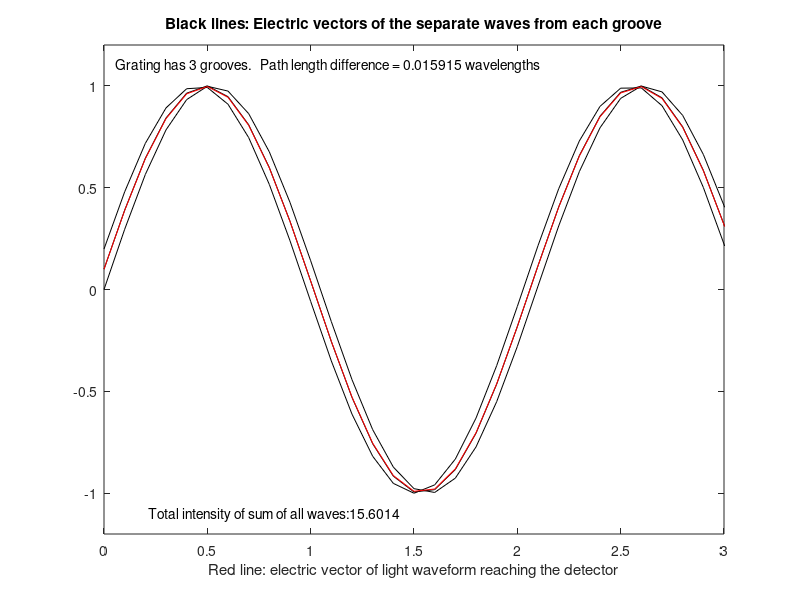

Write the MATLAB code that produced this figure. (Note: this script raises an error after producing the figure.)
% Interactive simulation of a diffraction grating spectrum.
% A diffraction grating with N grooves is illuminated by monochromatic light. 
% When viewed at an angle, the reflections from each groove are slightly 
% phase shifted by small path length differences.  When these reflections
% are all added up, a diffraction pattern emerges that shows intensity maxima
% whenever the path length difference is an integral number of wavelengths 
% (called the "order"), thereby resulting in constructive interference. If
% the number of grooves is large anough, these maxima are very sharp and
% the intensity is nearly zero everywhere else.
% Sliders on the graph allow you to adjust the path length difference 
% between adjacent grooves (pld) and the number of grooves (N).
% Calls Interference1 and Interference2 as functions when sliders are
% adjusted.

global N 
global pld  

N = 3;  % Number of grooves in the grating
pld = .1;  % Path Length Difference between replections from adjacent grooves
maxpld=14; % Maximum value of pld slider (you can change this if desired)
maxN=100;  % Maximum value of N slider  (you can change this if desired)

close
figure(1);
clf
h=figure(1);
x=[0:.1:pi];  % x-axis for plot
z=zeros(size(x));
a=0;
clear S
  for j=1:N, 
     y=sin(3.*x+a); % waveform of one reflection from grating groove.
     z=z+y;   % z is waveform resulting from superimposition of j reflections
     S(j,:)=y;
     a=a+pld;
  end
  plot(x,S,'k',x,z./N,'r') 
  intensity=sum(z.*z)./N^2;  % calculates mean amplitude
  title('Black lines: Electric vectors of the separate waves from each groove')
  xlabel('Red line: electric vector of light waveform reaching the detector')
    text(0,1.1,['    Grating has ' num2str(N) ' grooves.   Path length difference = ' num2str(pld./(2*pi)) ' wavelengths'])
  text(0,-1.1,['               Total intensity of sum of all waves:' num2str(intensity) ])
  h2=gca;axis([0 3 -1.2 1.2]);

% Draw the sliders
rtslid(h,@Interference2,h2,1,'Scale',[0 maxpld],'Def',.1,'Back',[0.9 0.9 0.9],'Label','PLD');
rtslid(h,@Interference1,h2,1,'Scale',[0 maxN],'Def',3,'Back',[0.9 0.9 0.9],'Label','N','Position',[0.95 0.1 0.03 0.8]);
